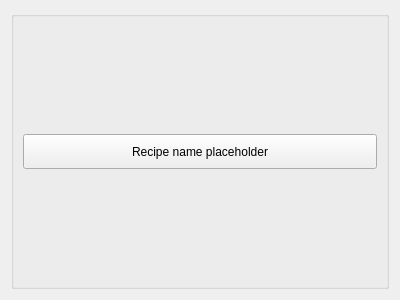
<?xml version="1.0" encoding="UTF-8"?>
<ui version="4.0">
 <class>Form</class>
 <widget class="QWidget" name="Form">
  <property name="geometry">
   <rect>
    <x>0</x>
    <y>0</y>
    <width>400</width>
    <height>300</height>
   </rect>
  </property>
  <property name="windowTitle">
   <string>Form</string>
  </property>
  <layout class="QVBoxLayout" name="verticalLayout">
   <item>
    <widget class="QGroupBox" name="groupBox">
     <property name="title">
      <string/>
     </property>
     <layout class="QHBoxLayout" name="horizontalLayout">
      <item>
       <widget class="QPushButton" name="buttonName">
        <property name="minimumSize">
         <size>
          <width>0</width>
          <height>35</height>
         </size>
        </property>
        <property name="maximumSize">
         <size>
          <width>16777215</width>
          <height>35</height>
         </size>
        </property>
        <property name="text">
         <string>Recipe name placeholder</string>
        </property>
       </widget>
      </item>
     </layout>
    </widget>
   </item>
  </layout>
 </widget>
 <resources/>
 <connections/>
</ui>
